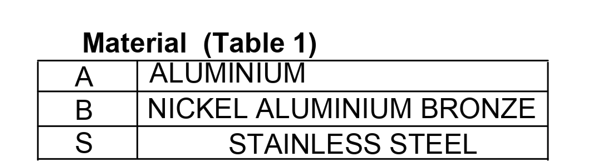
#> input picture material.png, 592 x 167 px, found by its file name
$ jupyter execute --allow-errors OCR_PINS.ipynb   (shell and % lines are left out)
#> lines starting #> are read from the running program, lines starting #| are printed output that depends on the picture
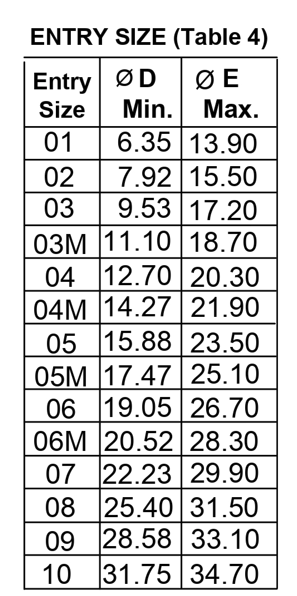
#> input picture entry.png, 297 x 596 px, found by its file name
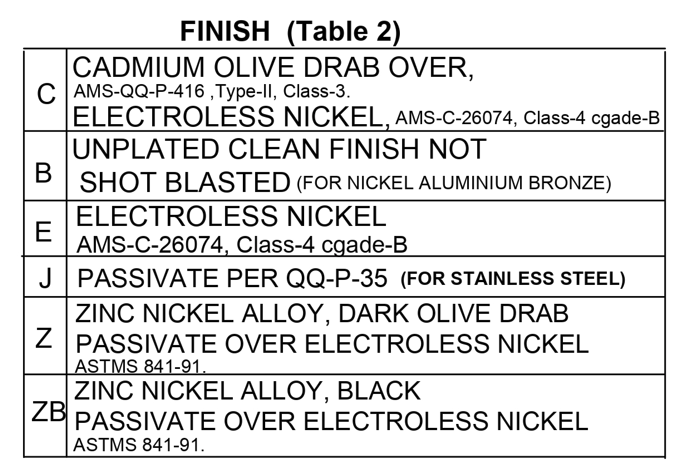
#> input picture finish.png, 695 x 472 px, found by its file name
##Cableteque: EMI/RFI Banding, Self Locking and Shrink Boot Adapter

Naman Pundir
naman_9@outlook.com

Note: To deal with the data I seperated the tables into 4 different images.

#Using Pytesseract OCR

##Image 1 : Material Table

[cell 1]
import pytesseract
import shutil
import os
import random
try:
    from PIL import Image
except ImportError:
    import Image

#> (a cell that did not finish here is left out)

[cell 3]
import pandas as pd

#> (the rest of this cell did not finish here and is left out)

#> (a cell that did not finish here is left out)

#> (a cell that did not finish here is left out)

#> (a cell that did not finish here is left out)

## Image 2: Entry Table

#> (a cell that did not finish here is left out)

#> (a cell that did not finish here is left out)

[cell 9]
import pandas as pd
import re

#> (the rest of this cell did not finish here and is left out)

#> (a cell that did not finish here is left out)

#> (a cell that did not finish here is left out)

##Image 3: Finish Table

#> (a cell that did not finish here is left out)

#> (a cell that did not finish here is left out)

[cell 14]
import pandas as pd

text_data = """
C CADMIUM OLIVE DRAB OVER
B UNPLATED CLEAN FINISH NOT SHOT BLASTED
E ELECTROLESS NICKEL
J PASSIVATE PER QQ-P-35
Z ZINC NICKEL ALLOY, DARK OLIVE DRAB PASSIVATE OVER ELECTROLESS NICKEL
ZB ZINC NICKEL ALLOY, BLACK PASSIVATE OVER ELECTROLESS NICKEL
"""

lines = text_data.strip().split('\n')
#> lines = 6 items

codes = []
finishes = []

for line in lines:
    code, finish = line.split(maxsplit=1)
    codes.append(code.strip())
    finishes.append(finish.strip())
#> this loop made 6 passes
#> (line, code, finish) on passes 1 to 4: ('C CADMIUM OLIVE DRAB OVER', 'C', 'CADMIUM OLIVE DRAB OVER'), ('B UNPLATED CLEAN FINISH NOT SHOT BLASTED', 'B', 'UNPLATED CLEAN FINISH NOT SHOT BLASTED'), ('E ELECTROLESS NICKEL', 'E', 'ELECTROLESS NICKEL'), ('J PASSIVATE PER QQ-P-35', 'J', 'PASSIVATE PER QQ-P-35')
#> after the loop, codes = ['C', 'B', 'E', 'J', 'Z', 'ZB']; finishes = 6 items

df = pd.DataFrame({'Code': codes, 'Finish': finishes})
#> df = table of 6 rows and 2 columns

df_finish = df
#> df_finish = table of 6 rows and 2 columns

[cell 15]
df_finish
#> Out = table of 6 rows and 2 columns
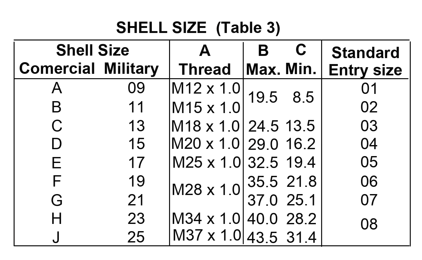
#> input picture shell.png, 422 x 260 px, found by its file name

##Image 4 : Shell Table
Note: Due to one entry for two rows OCR was not able to detect, did manually for this.

#> (a cell that did not finish here is left out)
